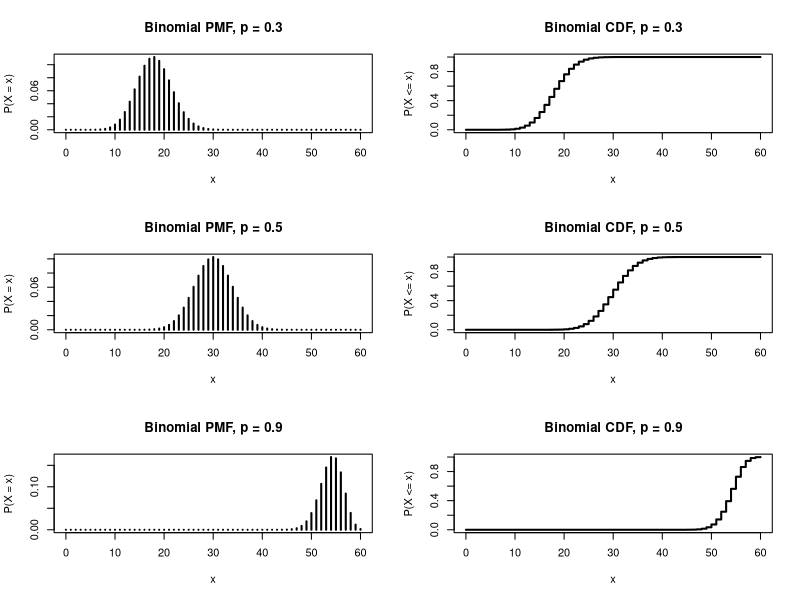
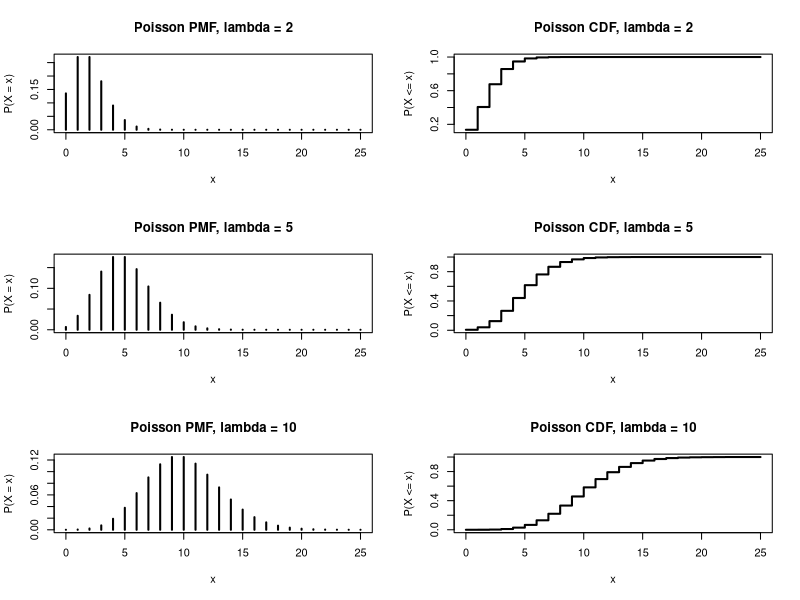
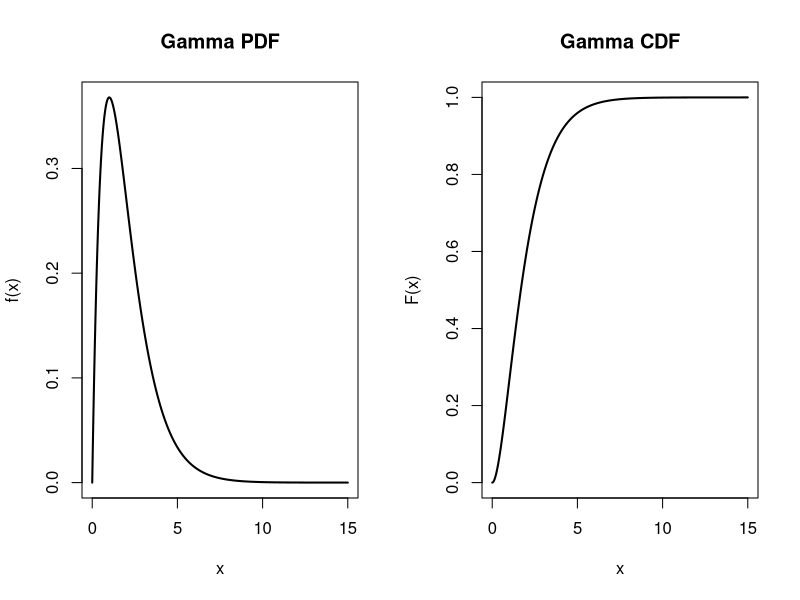
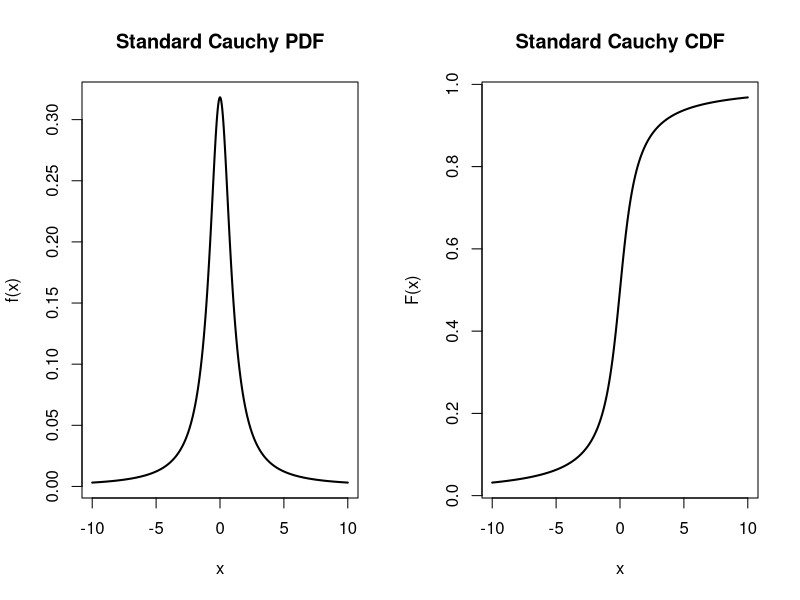
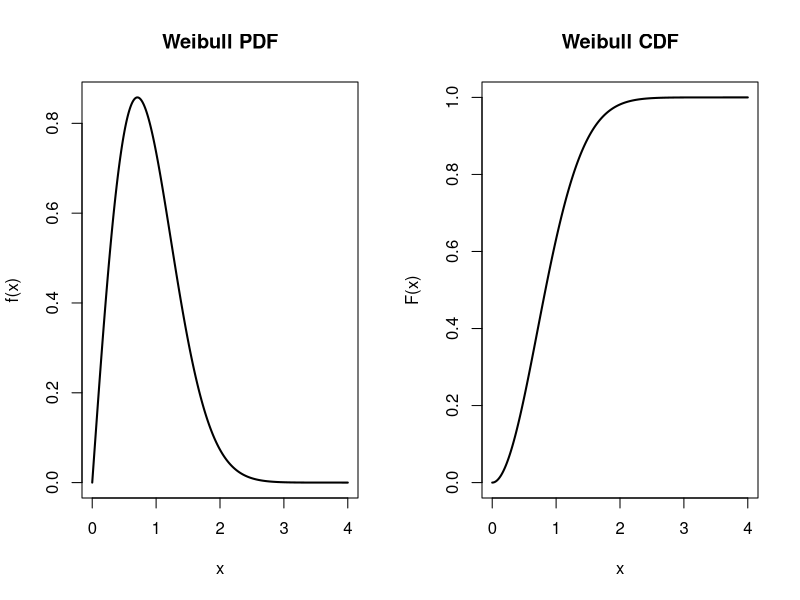

The R script that drew these images, in order:
## ---- chunk 1
knitr::opts_chunk$set(echo = TRUE)
## ---- chunk 2
# Number of random observations
n <- 25
## ---- chunk 3
# I. BINOMIAL DISTRIBUTION with size = 60, probability = 0.3, 0.5, 0.9

set.seed(123)   # For reproducible random numbers

p_values <- c(0.3, 0.5, 0.9)

# Generate 25 random numbers
binom_samples <- lapply(p_values, function(p) {
  rbinom(n, size = 60, prob = p)
})

# Display random numbers
binom_samples


# Plot PMF and CDF
par(mfrow = c(3, 2))

for (p in p_values) {

  x <- 0:60

  # PMF
  plot(x, dbinom(x, size = 60, prob = p),
       type = "h",
       lwd = 2,
       main = paste("Binomial PMF, p =", p),
       xlab = "x",
       ylab = "P(X = x)")

  # CDF
  plot(x, pbinom(x, size = 60, prob = p),
       type = "s",
       lwd = 2,
       main = paste("Binomial CDF, p =", p),
       xlab = "x",
       ylab = "P(X <= x)")
}

## ---- chunk 4
# II. POISSON DISTRIBUTION with lambda = 2, 5, 10

lambda_values <- c(2, 5, 10)

# Generate 25 random numbers
poisson_samples <- lapply(lambda_values, function(lambda) {
  rpois(n, lambda = lambda)
})

# Display random numbers
poisson_samples


# Plot PMF and CDF
par(mfrow = c(3, 2))

for (lambda in lambda_values) {

  # Choose a suitable x range
  x <- 0:max(25, qpois(0.999, lambda))

  # PMF
  plot(x, dpois(x, lambda = lambda),
       type = "h",
       lwd = 2,
       main = paste("Poisson PMF, lambda =", lambda),
       xlab = "x",
       ylab = "P(X = x)")

  # CDF
  plot(x, ppois(x, lambda = lambda),
       type = "s",
       lwd = 2,
       main = paste("Poisson CDF, lambda =", lambda),
       xlab = "x",
       ylab = "P(X <= x)")
}
## ---- chunk 5
# III. GAMMA DISTRIBUTION with Assuming shape = 2 and rate = 1

shape <- 2
rate <- 1

# Generate 25 random numbers
gamma_samples <- rgamma(n, shape = shape, rate = rate)

# Display random numbers
gamma_samples


# Plot PDF and CDF
par(mfrow = c(1, 2))

# x values for Gamma distribution
x <- seq(0, 15, length.out = 500)

# PDF
plot(x, dgamma(x, shape = shape, rate = rate),
     type = "l",
     lwd = 2,
     main = "Gamma PDF",
     xlab = "x",
     ylab = "f(x)")

# CDF
plot(x, pgamma(x, shape = shape, rate = rate),
     type = "l",
     lwd = 2,
     main = "Gamma CDF",
     xlab = "x",
     ylab = "F(x)")


# Reset plotting layout
par(mfrow = c(1, 1))
## ---- chunk 6
# IV. STANDARD CAUCHY DISTRIBUTION with location = 0 and scale = 1

location <- 0
scale <- 1

# Generate 25 random numbers
cauchy_samples <- rcauchy(n, location = location, scale = scale)

# Display random numbers
cauchy_samples


# Plot PDF and CDF
par(mfrow = c(1, 2))

# x values for Cauchy distribution
x <- seq(-10, 10, length.out = 500)

# PDF
plot(x, dcauchy(x, location = location, scale = scale),
     type = "l",
     lwd = 2,
     main = "Standard Cauchy PDF",
     xlab = "x",
     ylab = "f(x)")

# CDF
plot(x, pcauchy(x, location = location, scale = scale),
     type = "l",
     lwd = 2,
     main = "Standard Cauchy CDF",
     xlab = "x",
     ylab = "F(x)")


# Reset plotting layout
par(mfrow = c(1, 1))
## ---- chunk 7
# IV. WEIBULL DISTRIBUTION with Assuming shape = 2 and scale = 1

weibull_shape <- 2
weibull_scale <- 1

# Generate 25 random numbers
weibull_samples <- rweibull(n, shape = weibull_shape, scale = weibull_scale)

# Display random numbers
weibull_samples


# Plot PDF and CDF
par(mfrow = c(1, 2))

# x values for Cauchy distribution
x <- seq(0, 4, length.out = 500)

# PDF
plot(x, dweibull(x, shape = weibull_shape, scale = weibull_scale),
     type = "l",
     lwd = 2,
     main = "Weibull PDF",
     xlab = "x",
     ylab = "f(x)")

# CDF
plot(x, pweibull(x, shape = weibull_shape, scale = weibull_scale),
     type = "l",
     lwd = 2,
     main = "Weibull CDF",
     xlab = "x",
     ylab = "F(x)")


# Reset plotting layout
par(mfrow = c(1, 1))
